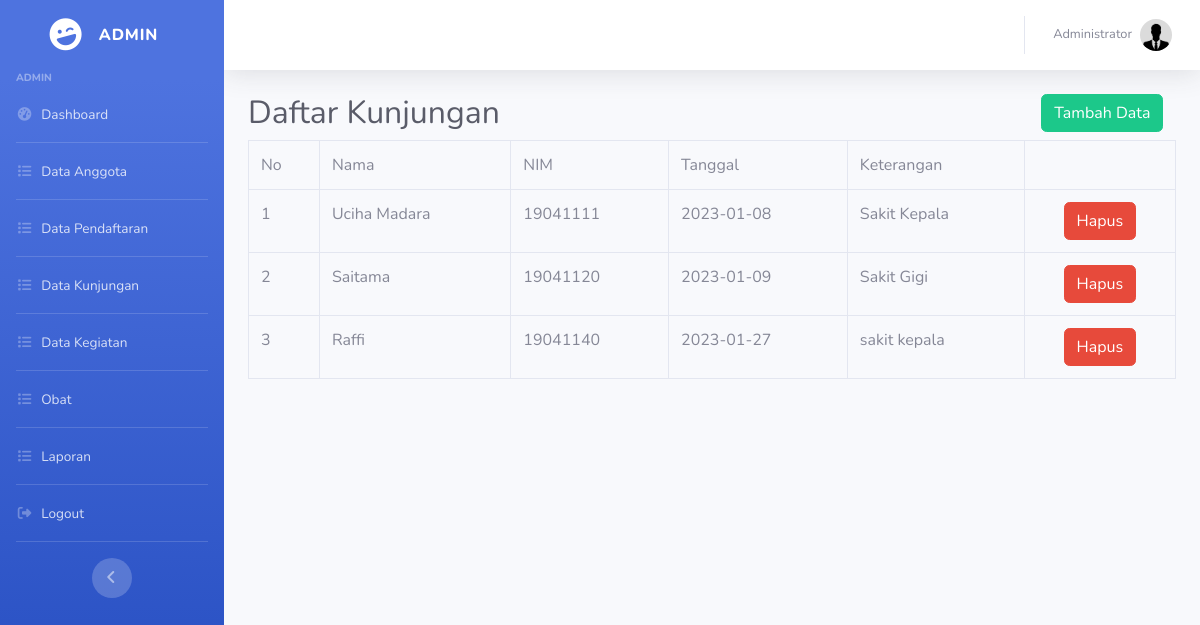
Page /admin/kunjungan.php (signed in) on the committed database.
### tables this page shows
CREATE TABLE `kunjungan` (
  `id` int(11) NOT NULL,
  `nama` varchar(25) NOT NULL,
  `nim` varchar(25) NOT NULL,
  `tanggal` date NOT NULL,
  `ket` text NOT NULL
);

### admin/kunjungan_control.php (called while the page is built, shortened)
<?php
include('../config/koneksi.php');
$all_pendaftar = mysqli_query($koneksi, "SELECT * FROM kunjungan");
?>

### admin/kunjungan.php (the view, shortened to what this page needs)
<?php include('../config/auto_load.php'); ?>
<?php include('kunjungan_control.php') ?>
<?php include('../template/header.php'); ?>
<div class="container-fluid">
  <div class="row">
    <div class="col-10">
        <h2 class="text-gray-800">Daftar Kunjungan</h2>
    </div>
    <div class="col">
        <a href="kunjungan_tambah.php" class="text-white btn btn-success">Tambah Data</a>
    </div>
  </div>
  <div class="row">
    <div class="col-md-12">
      <table class="table table-bordered table-hover">
          <tr>
            <td scope="col">No</td>
            <td scope="col">Nama</td>
            <td scope="col">NIM</td>
            <td scope="col">Tanggal</td>
            <td scope="col">Keterangan</td>
          </tr>
          <?php
          $no = 1;
          while($p = mysqli_fetch_array($all_pendaftar)) { ?>
          <tr>
            <td><?= $no++ ?></td>
            <td><?= $p['nama'] ?></td>
            <td><?= $p['nim'] ?></td>
            <td><?= $p['tanggal'] ?></td>
            <td><?= $p['ket'] ?></td>
            <td class="text-center"> <a href="kunjungan_control.php?hapus=<?= $p['id'] ?>" class="text-white btn btn-danger">Hapus</a></td>
          </tr>
          <?php }
          ?>
      </table>
    </div>
  </div>
</div>

### rows in the picture
kunjungan: nama "Uciha Madara", nim "19041111", tanggal "2023-01-08", ket "Sakit Kepala"
kunjungan: nama "Saitama", nim "19041120", tanggal "2023-01-09", ket "Sakit Gigi"
kunjungan: nama "Raffi", nim "19041140", tanggal "2023-01-27", ket "sakit kepala"

### other values in the picture
$_SESSION['level'] "ADMIN"
$_SESSION['nama'] "Administrator"
